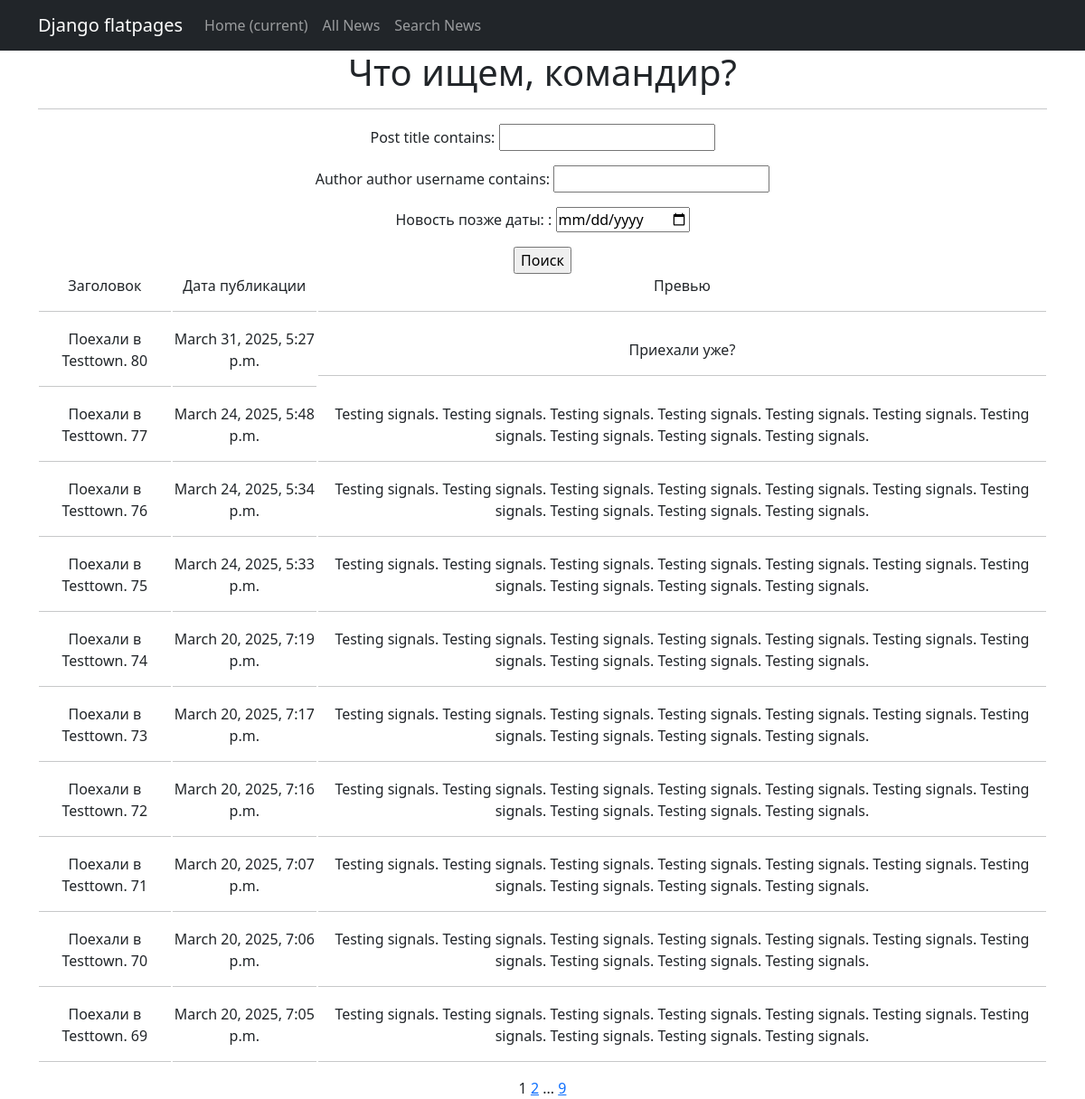
Page /news/search/ on the earlier database version.
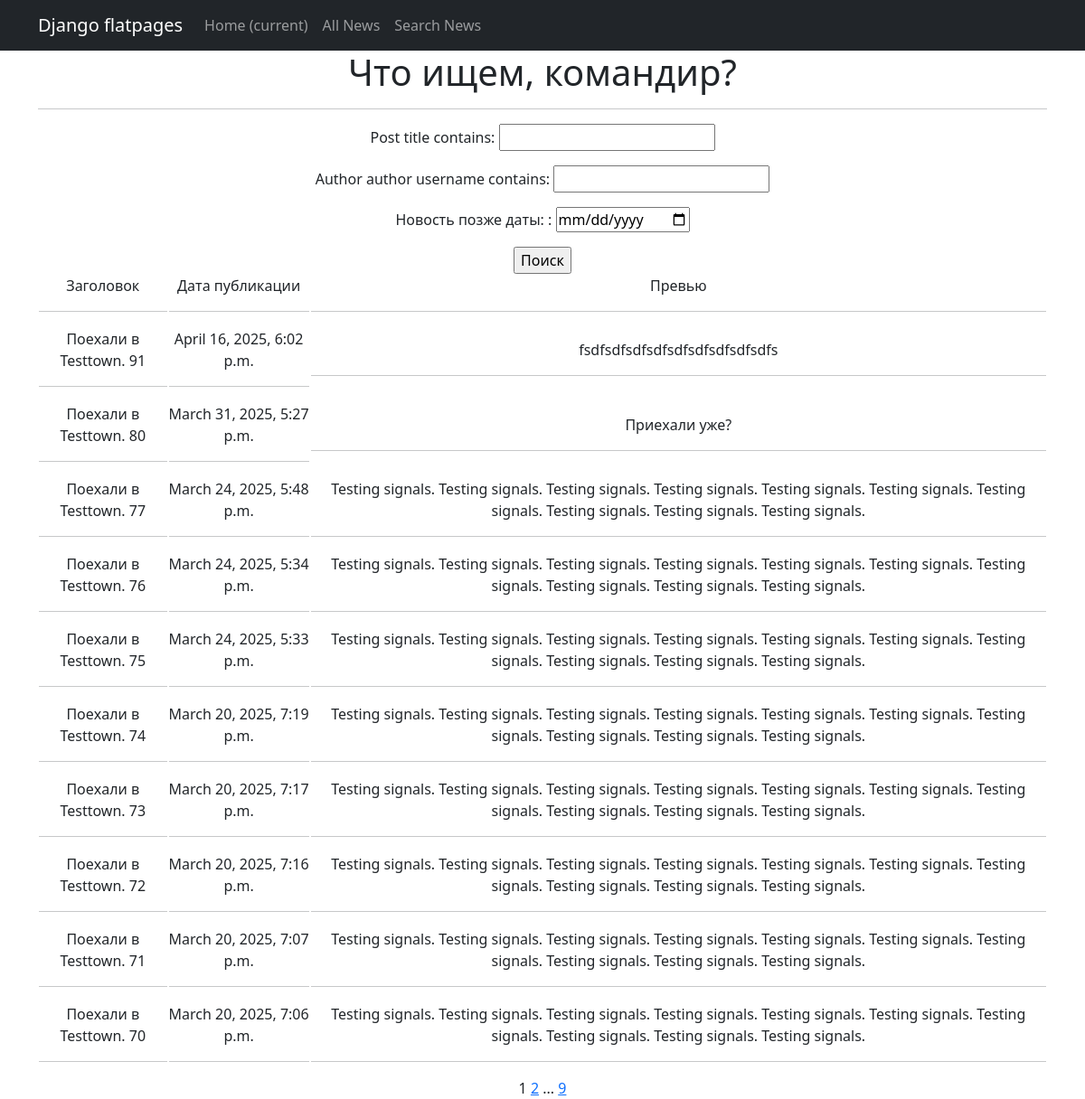
Same page on the later database version.
### news/models.py (models this page shows, shortened)
class Post(models.Model):
    article = 'ARTC'
    news = 'NEWS'
    POSITIONS = [
        (article, 'Статья'),
        (news, 'Новости')
    ]
    post_title = models.CharField(max_length=255, unique=True)
    post_body = models.TextField()
    post_rating = models.IntegerField(default=0)
    post_content = models.CharField(max_length=4,
                                    choices=POSITIONS)
    post_creation_datetime = models.DateTimeField(auto_now_add=True)
    author = models.ForeignKey('Author', on_delete=models.CASCADE)
    categories = models.ManyToManyField(Category, through='PostCategory', related_name='posts_categories')

### news/views.py (the view)
# urls.py: path('search/', NewsSearch.as_view(), name='news_search'),
class NewsSearch(NewsList):
    context_object_name = 'news_search'
    template_name = 'news_search.html'
    def get_queryset(self):
        queryset = super().get_queryset()
        self.filterset = NewsFilter(self.request.GET, queryset)
        return self.filterset.qs
    def get_context_data(self, **kwargs):
        context = super().get_context_data()
        context['filterset'] = self.filterset
        return context

### news/templatetags/custom_filters.py (called while the page is built)
@register.filter()
def censor(text):
    try:
        if isinstance(text, str) is False:
            raise TypeError
    except TypeError:
        print("Неверный тип данных. Нужен str.")
    else:
        _text = re.findall(r"[\w+]+|[.,!?;:«»/]", text)
        for k, word in enumerate(_text):
            if all([word[1:].islower() is False,
                    word.isdigit() is False]):
                _text[k] = word[0:1] + censor_sign * (len(word) - 1)
            else:
                continue
        formated_text = re.sub(r" ([.,!?;:»/])", r"\1", " ".join(_text))
        formated_text = re.sub(r"([«/]) ", r"\1", formated_text)
        return formated_text

### news/templatetags/custom_tags.py (called while the page is built)
@register.simple_tag(takes_context=True)
def url_replace(context, **kwargs):
    d = context['request'].GET.copy()
    for k, v in kwargs.items():
        d[k] = v
    return d.urlencode()

### templates/news_search.html (shortened to what this page needs)
{% extends 'flatpages/default.html' %}
{% load custom_filters %}
{% load custom_tags %}
{% block content %}
<h1>Что ищем, командир?</h1>
<hr>
<form action="" method="get">
    {{ filterset.form.as_p }}
    <input type="submit" value="Поиск"/>
</form>
{% if news_search %}
    <table>
        <tr>
            <td>Заголовок<hr></td>
            <td>Дата публикации<hr></td>
            <td>Превью<hr></td>
        </tr>
        {% for new in news_search %}
            <tr>
                <td>{{ new.post_title|censor }}<hr></td>
                <td>{{ new.post_creation_datetime }}<hr></td>
                <td>{{ new.post_body|truncatewords:20|censor }}<hr></td>
            </tr>
        {% endfor %}
    </table>
{% else %}
    <hr>
    Такой новости нет.
{% endif%}
{% if news_search %}
    {{ page_obj.number }}
{% endif %}
{% if page_obj.has_next %}
    <a href="?{% url_replace page=page_obj.next_page_number %}">{{ page_obj.next_page_number }}</a>
    {% if paginator.num_pages != page_obj.next_page_number %}
        ...
        <a href="?{% url_replace page=paginator.num_pages %}">{{ page_obj.paginator.num_pages }}</a>
    {% endif %}
{% endif %}
{% endblock content %}

Differences in the rows shown:
no longer on this page (row edited): Post: post_title|censor "Поехали в Testtown. 69", post_creation_datetime "March 20, 2025, 7:05 p.m.", post_body|censor "Testing signals. Testing signals. Testing signals. Testing signals. Testing signals. Testing signals. Testing signals. Testing signals. Testing signals. Testing signals."
added Post: post_title|censor "Поехали в Testtown. 91", post_creation_datetime "April 16, 2025, 6:02 p.m.", post_body|censor "fsdfsdfsdfsdfsdfsdfsdfsdfsdfs"
